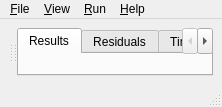
<?xml version="1.0" encoding="UTF-8"?>
<ui version="4.0">
 <class>MainWindow</class>
 <widget class="QMainWindow" name="MainWindow">
  <property name="windowTitle"><string>Menipy ADSA</string></property>

  <!-- Menu bar -->
  <widget class="QMenuBar" name="menubar">
   <property name="nativeMenuBar"><bool>false</bool></property>
   <widget class="QMenu" name="menuFile">
    <property name="title"><string>&amp;File</string></property>
    <addaction name="actionOpenImage"/>
    <addaction name="actionOpenCamera"/>
    <addaction name="separator"/>
    <addaction name="actionQuit"/>
   </widget>
   <widget class="QMenu" name="menuView">
    <property name="title"><string>&amp;View</string></property>
    <!-- You can add pane toggles or dock toggles here in code -->
    <addaction name="actionOverlay"/>
   </widget>
   <widget class="QMenu" name="menuRun">
    <property name="title"><string>&amp;Run</string></property>
    <addaction name="actionRunFull"/>
    <addaction name="actionRunSelected"/>
    <addaction name="separator"/>
    <addaction name="actionStop"/>
   </widget>
   <widget class="QMenu" name="menuHelp">
    <property name="title"><string>&amp;Help</string></property>
    <addaction name="actionAbout"/>
   </widget>
   <addaction name="menuFile"/>
   <addaction name="menuView"/>
   <addaction name="menuRun"/>
   <addaction name="menuHelp"/>
  </widget>

  <!-- Central area: 3-way splitter -->
  <widget class="QWidget" name="centralwidget">
   <layout class="QVBoxLayout" name="centralLayout">
    <item>
     <widget class="QSplitter" name="rootSplitter">
      <property name="orientation"><enum>Qt::Horizontal</enum></property>

      <!-- Left: Setup host -->
      <widget class="QWidget" name="setupHost">
       <layout class="QVBoxLayout" name="setupHostLayout"/>
      </widget>

      <!-- Center: Preview host -->
      <widget class="QWidget" name="previewHost">
       <layout class="QVBoxLayout" name="previewHostLayout"/>
      </widget>

      <!-- Right: Inspector tabs -->
      <widget class="QTabWidget" name="inspectTabs">
       <property name="tabPosition"><enum>QTabWidget::North</enum></property>
       <widget class="QWidget" name="resultsTab">
        <attribute name="title"><string>Results</string></attribute>
        <layout class="QVBoxLayout" name="resultsHostLayout"/>
       </widget>
       <widget class="QWidget" name="residualsTab">
        <attribute name="title"><string>Residuals</string></attribute>
        <layout class="QVBoxLayout" name="residualsHostLayout"/>
       </widget>
       <widget class="QWidget" name="timingsTab">
        <attribute name="title"><string>Timings</string></attribute>
        <layout class="QVBoxLayout" name="timingsHostLayout"/>
       </widget>
       <widget class="QWidget" name="logTab">
        <attribute name="title"><string>Log</string></attribute>
        <layout class="QVBoxLayout" name="logHostLayout"/>
       </widget>
      </widget>
     </widget>
    </item>
   </layout>
  </widget>

  <!-- Status bar -->
  <widget class="QStatusBar" name="statusbar"/>

  <!-- Actions -->
  <action name="actionOpenImage">
   <property name="text"><string>Open &amp;Image…</string></property>
   <property name="shortcut"><string>Ctrl+O</string></property>
  </action>
  <action name="actionOpenCamera">
   <property name="text"><string>Open &amp;Camera</string></property>
  </action>
  <action name="actionRunFull">
   <property name="text"><string>Run &amp;Full</string></property>
   <property name="shortcut"><string>Ctrl+R</string></property>
  </action>
  <action name="actionRunSelected">
   <property name="text"><string>Run &amp;Selected</string></property>
   <property name="shortcut"><string>Ctrl+Shift+R</string></property>
  </action>
  <action name="actionStop">
   <property name="text"><string>&amp;Stop</string></property>
  </action>
  <action name="actionQuit">
   <property name="text"><string>&amp;Quit</string></property>
   <property name="shortcut"><string>Ctrl+Q</string></property>
  </action>
  <action name="actionAbout">
   <property name="text"><string>&amp;About</string></property>
  </action>
    <action name="actionOverlay">
     <property name="text"><string>&amp;Overlay…</string></property>
     <property name="shortcut"><string>Ctrl+Shift+O</string></property>
    <property name="icon">
     <iconset>
      <normaloff>:/icons/overlay.svg</normaloff>
     </iconset>
    </property>
    <property name="toolTip"><string>Open overlay configuration and preview overlay styling</string></property>
    <property name="statusTip"><string>Configure overlay appearance</string></property>
    </action>
 </widget>
 <resources/>
 <connections/>
</ui>
